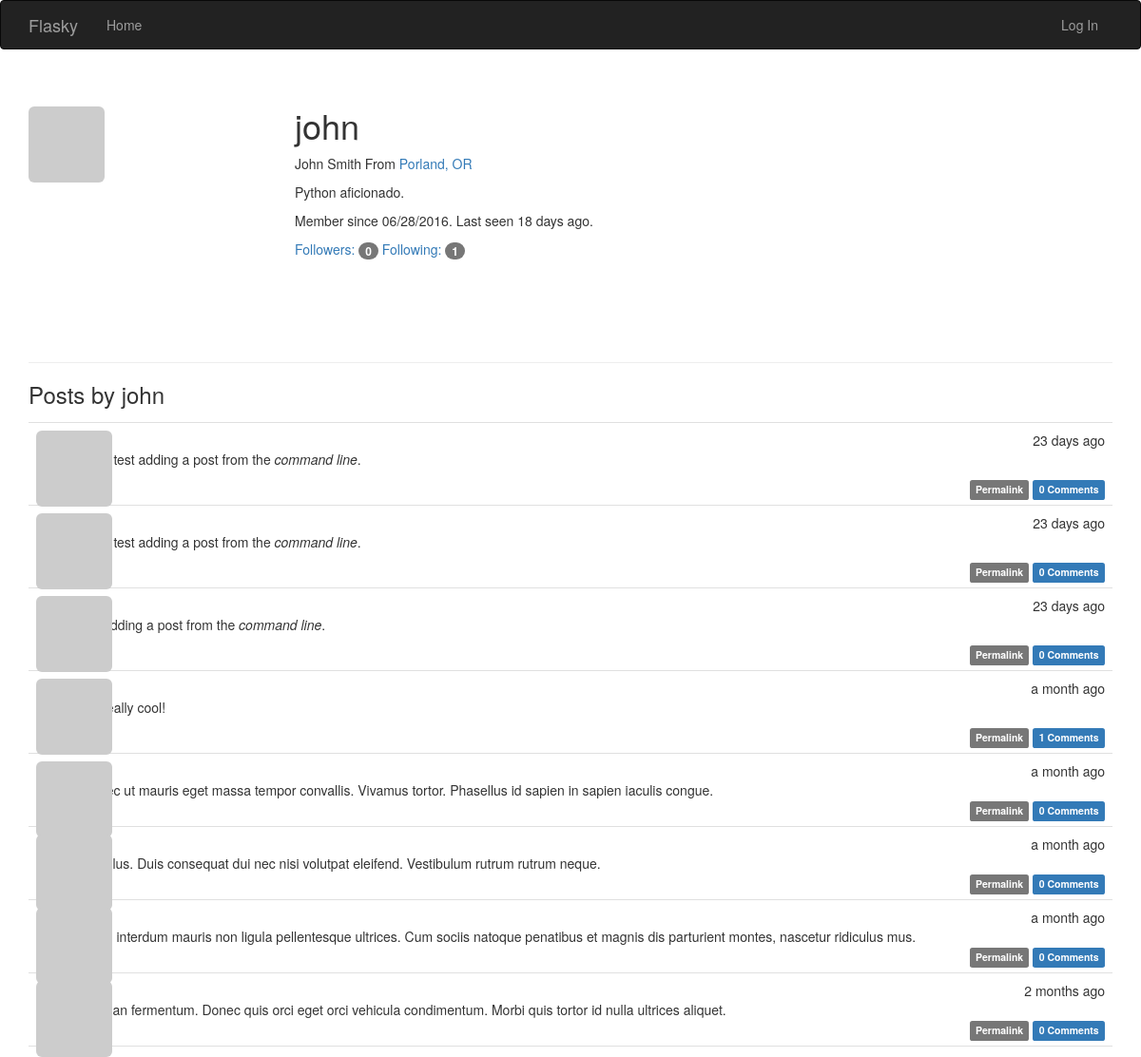
The page /user/john on the database as committed earlier.
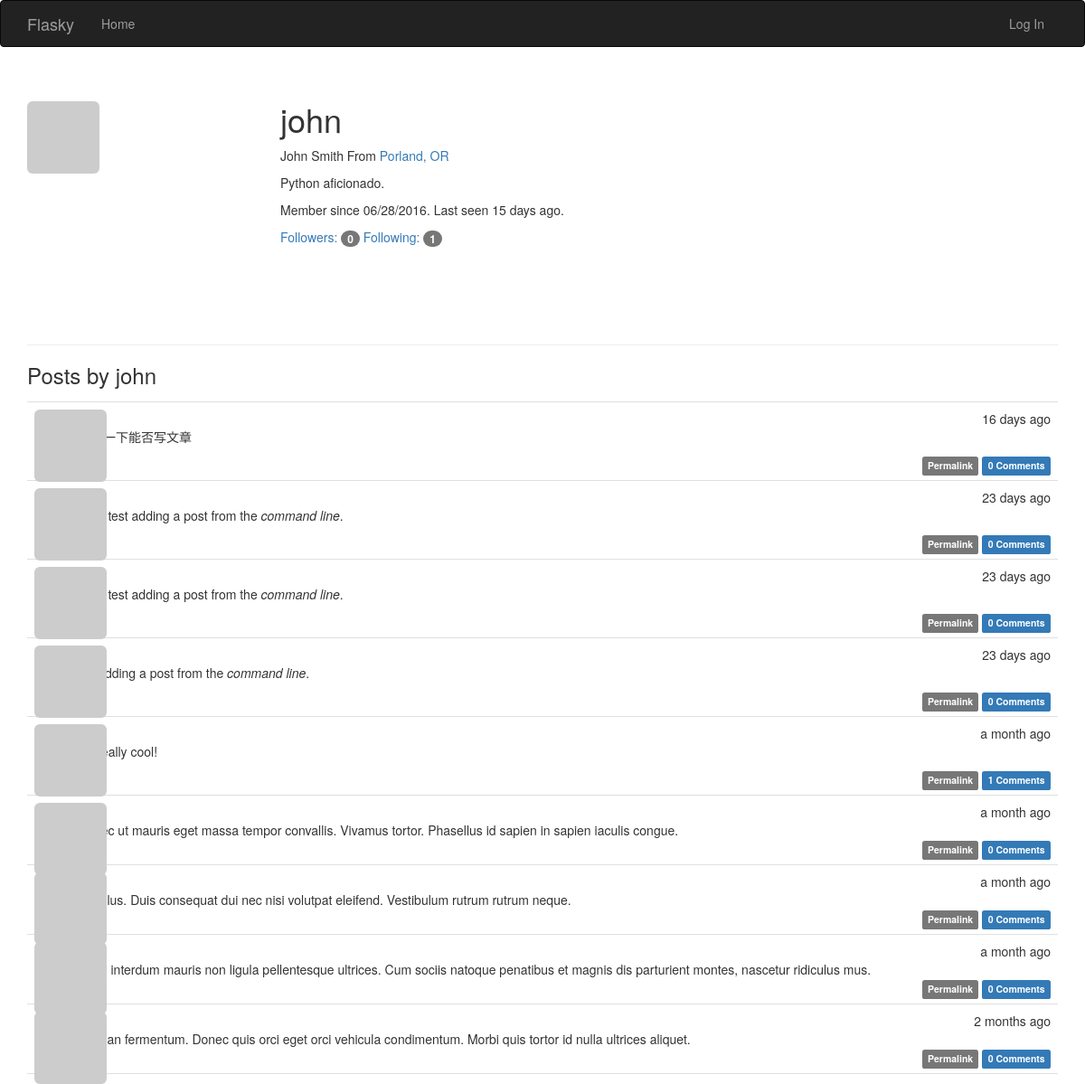
The same page on the database as committed later.
### app/models.py (models this page shows, shortened)
class User(UserMixin, db.Model):
    __tablename__ = 'users'
    id = db.Column(db.Integer, primary_key = True)
    email = db.Column(db.String(64), unique = True, index = True)
    username = db.Column(db.String(64), unique = True, index = True)
    role_id = db.Column(db.Integer, db.ForeignKey('roles.id'))
    password_hash = db.Column(db.String(128))
    confirmed = db.Column(db.Boolean, default = False)
    name = db.Column(db.String(64))
    location = db.Column(db.String(64))
    about_me = db.Column(db.Text())
    member_since = db.Column(db.DateTime(), default = datetime.utcnow)
    last_seen = db.Column(db.DateTime(), default = datetime.utcnow)
    avatar_hash = db.Column(db.String(32))
    posts = db.relationship('Post', backref = 'author', lazy = 'dynamic')
    followed = db.relationship('Follow',
                               foreign_keys = [Follow.follower_id],
                               backref = db.backref('follower', lazy = 'joined'),
                               lazy = 'dynamic',
                               cascade = 'all, delete-orphan')
    followers = db.relationship('Follow',
                                foreign_keys = [Follow.followed_id],
                                backref = db.backref('followed', lazy = 'joined'),
                                lazy = 'dynamic',
                                cascade = 'all, delete-orphan')
    comments = db.relationship('Comment', backref = 'author', lazy = 'dynamic')
    @property
    def password(self):
        raise AttributeError('password is not a readable attribute')
    def gravatar(self, size = 100, default = 'identicon', rating = 'g'):
        if request.is_secure:
            url = 'https://cn.gravatar.com/avatar'
        else:
            url = 'http://cn.gravatar.com/avatar'
        hash = self.avatar_hash or hashlib.md5(self.email.encode('utf-8')).hexdigest()
        return '{url}/{hash}?s={size}&d={default}&r={rating}'.format(
            url = url, hash = hash, size = size, default = default, rating = rating)

class Post(db.Model):
    __tablename__ = 'posts'
    id = db.Column(db.Integer, primary_key = True)
    body = db.Column(db.Text)
    timestamp = db.Column(db.DateTime, index = True, default = datetime.utcnow)
    author_id = db.Column(db.Integer, db.ForeignKey('users.id'))
    body_html = db.Column(db.Text)
    comments = db.relationship('Comment', backref = 'post', lazy= 'dynamic')

### app/main/views.py (the view)
@main.route('/user/<username>')
def user(username):
    user = User.query.filter_by(username = username).first()
    if user is None:
        abort(404)
    posts = user.posts.order_by(Post.timestamp.desc()).all()
    return render_template('user.html', user = user, posts=posts)

### app/auth/views.py (called while the page is built)
@auth.before_app_request
def before_request():
    if current_user.is_authenticated:
        current_user.ping()
        if not current_user.confirmed \
            and request.endpoint[:5] != 'auth.' \
            and request.endpoint != 'static':
            return redirect(url_for('auth.unconfirmed'))

### app/main/__init__.py (called while the page is built)
@main.app_context_processor
def inject_permissions():
    return dict(Permission = Permission)

### app/main/views.py (called while the page is built)
@main.after_app_request
def after_request(response):
    for query in get_debug_queries():
        if query.duration >= current_app.config['FLASKY_SLOW_DB_QUERY_TIME']:
            current_app.logger.warning(
                'Slow query: %s\nParameters: %s\nDuration: %fs\nContext: %s\n' %
                     (query.statement, query.parameters, query.duration,
                         query.context))
    return response

### app/models.py (called while the page is built)
    def can(slef, permissions):
        return False

    def is_administrator(self):
        return False

### app/templates/user.html (shortened to what this page needs)
{% extends "base.html" %}
{% block page_content %}
<div class="page-header">
    <img class="img-rounded profile-thumbnail" src="{{ user.gravatar(size=256) }}">
    <div class="profile-header">
        <h1>{{ user.username }}</h1>
        {% if user.name or user.location %}
        <p>
            {% if user.name %}{{ user.name }}{% endif %}
            {% if user.location %}
                From <a href = "http://maps.google.com/?q={{ user.location }}">
                    {{ user.location }}
                </a>
            {% endif %}
        </p>
        {% endif %}
        {% if user.about_me %}<p>{{ user.about_me }}</p>{% endif %}
        <p>
            Member since {{ moment(user.member_since).format('L') }}.
            Last seen {{ moment(user.last_seen).fromNow() }}.
        </p>
        <p>
        <a href="{{ url_for('.followers', username=user.username) }}">Followers: <span class="badge">{{ user.followers.count() - 1}}</span></a>
        <a href="{{ url_for('.followed_by', username=user.username) }}">Following: <span class="badge">{{ user.followed.count() - 1}}</span></a>
        </p>
    </div>
</div>
<h3>Posts by {{ user.username }}</h3>
{% include '_posts.html' %}
{% endblock %}

### app/templates/_posts.html (shortened to what this page needs)
<ul class="posts">
    {% for post in posts %}
    <li class="post">
        <div class="post-thumbnail">
            <a href="{{ url_for('.user', username=post.author.username) }}">
                <img class="img-rounded profile-thumbnail" src="{{ post.author.gravatar(size=40) }}">
            </a>
        </div>
        <div class="post-content">
            <div class="post-date">{{ moment(post.timestamp).fromNow() }}</div>
            <div class="post-author"><a href="{{ url_for('.user', username=post.author.username) }}">{{ post.author.username }}</a></div>
            <div class="post-body">
                {% if post.body_html %}
                    {{ post.body_html | safe }}
                {% else %}
                    {{ post.body }}
                {% endif %}
            </div>
            <div class="post-footer">
                <a href="{{ url_for('.post', id=post.id) }}">
                    <span class="label label-default">Permalink</span>
                </a>
                <a href="{{ url_for('.post', id=post.id )}}#comments">
                    <span class="label label-primary">{{ post.comments.count() }} Comments</span>
                </a>
            </div>
        </div>
    </li>
    {% endfor %}
</ul>

Rows that differ between the two databases and show on the page:
changed User "john": last_seen "18 days ago" → "15 days ago"
added Post: timestamp "16 days ago", body_html "测试一下能否写文章", comments.count "0"
